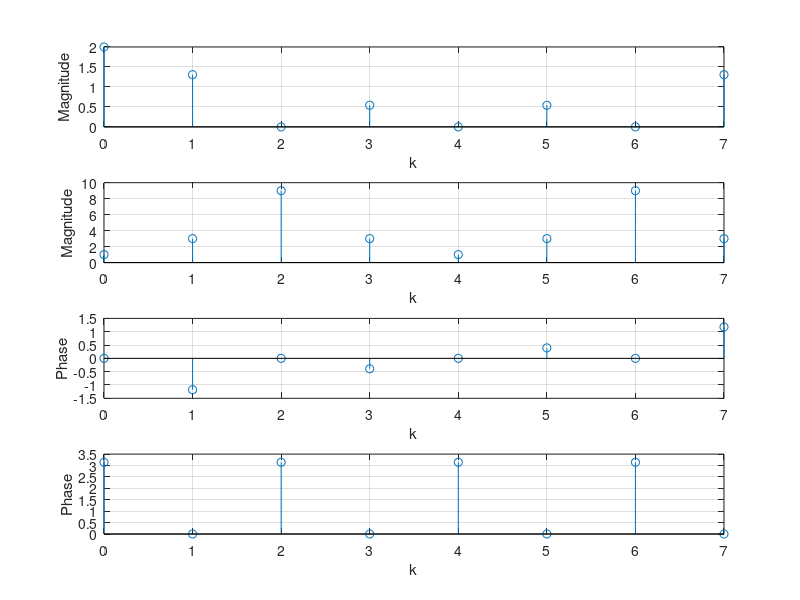

This figure's MATLAB source:
%magnitude plot
n = 0:7;
x1 =[1/2 1/2 1/2 1/2 0 0 0 0];
x2 =[-1 0 2 0 -4 0 2 0];
Fx1 = fft(x1,8);
Fx2=fft(x2,8);
subplot(4,1,1);
stem(n,abs(Fx1));grid
xlabel('k'); ylabel('Magnitude');
subplot(4,1,2);
stem(n,abs(Fx2));grid
xlabel('k'); ylabel('Magnitude');
%phase plot
p1=(angle(Fx1));
p2=(angle(Fx2));
subplot(4,1,3);
stem(n,p1);grid
xlabel('k'); ylabel('Phase');
subplot(4,1,4);
stem(n,p2);grid
xlabel('k'); ylabel('Phase');
